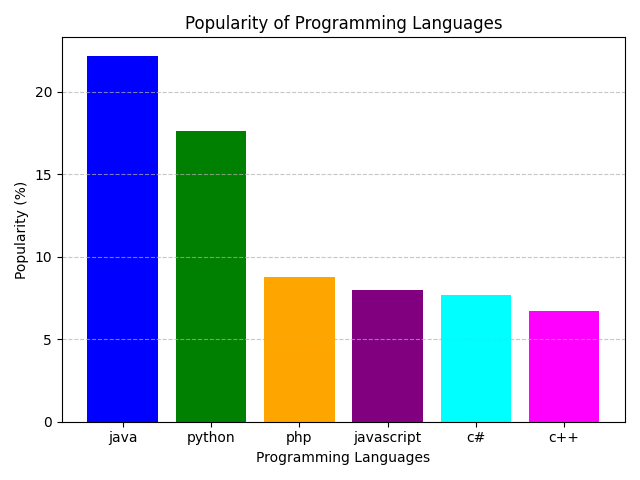

Recreate this plot in Python.
import matplotlib.pyplot as plt

languages = ['java', 'python', 'php', 'javascript', 'c#', 'c++']
popularity = [22.2, 17.6, 8.8, 8.0,7.7, 6.7, ]  # ✅ Now 6 items
colors=['blue','green','orange','purple','cyan','magenta']
plt.bar(languages, popularity, color=colors)
plt.xlabel("Programming Languages")
plt.ylabel("Popularity (%)")
plt.title("Popularity of Programming Languages")
plt.grid(axis='y', linestyle='--', alpha=0.7)
plt.tight_layout()
plt.savefig("pro163.png")